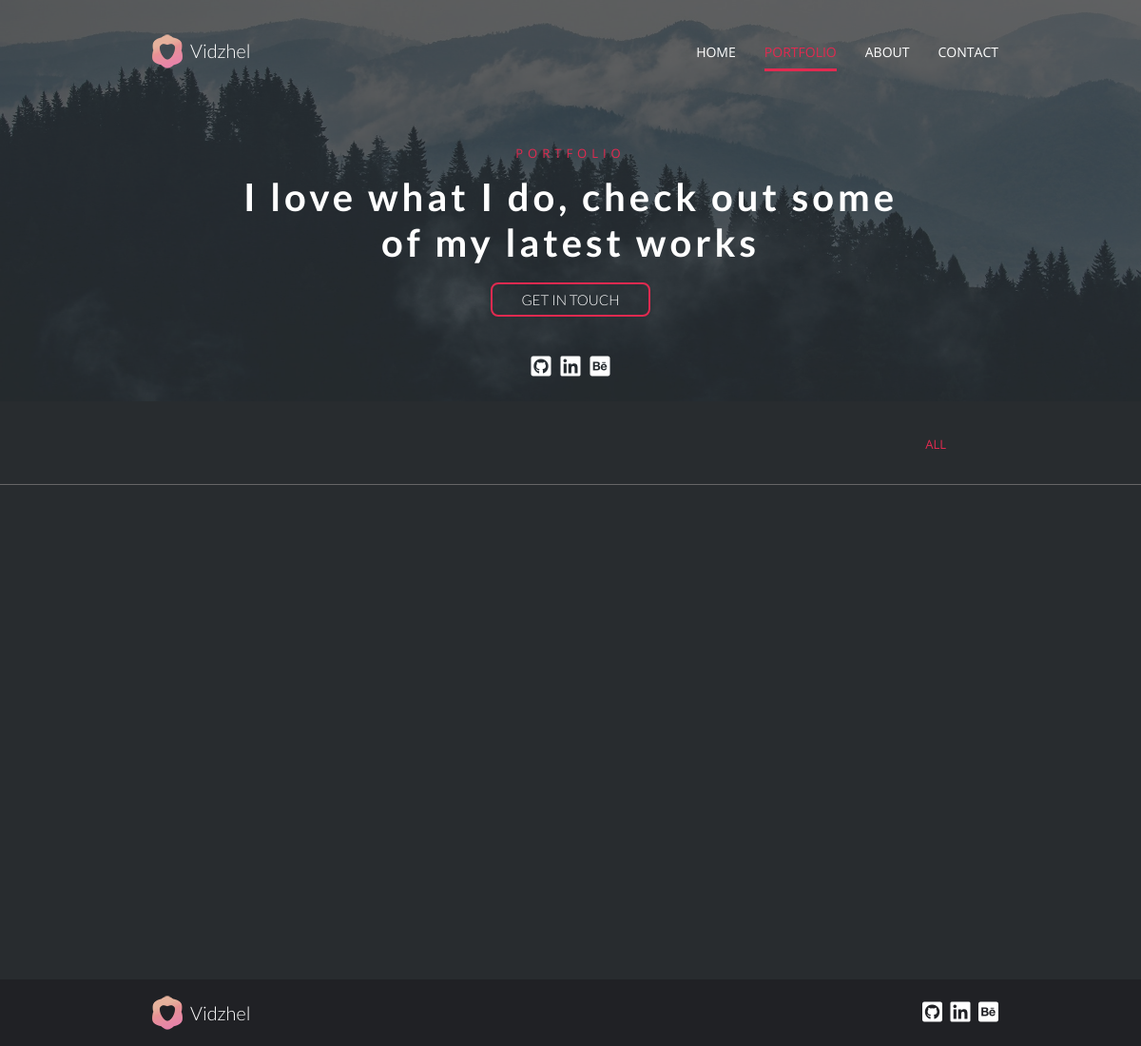
/portfolio/filtered?tags=Python, run on an earlier commit of the app's database.
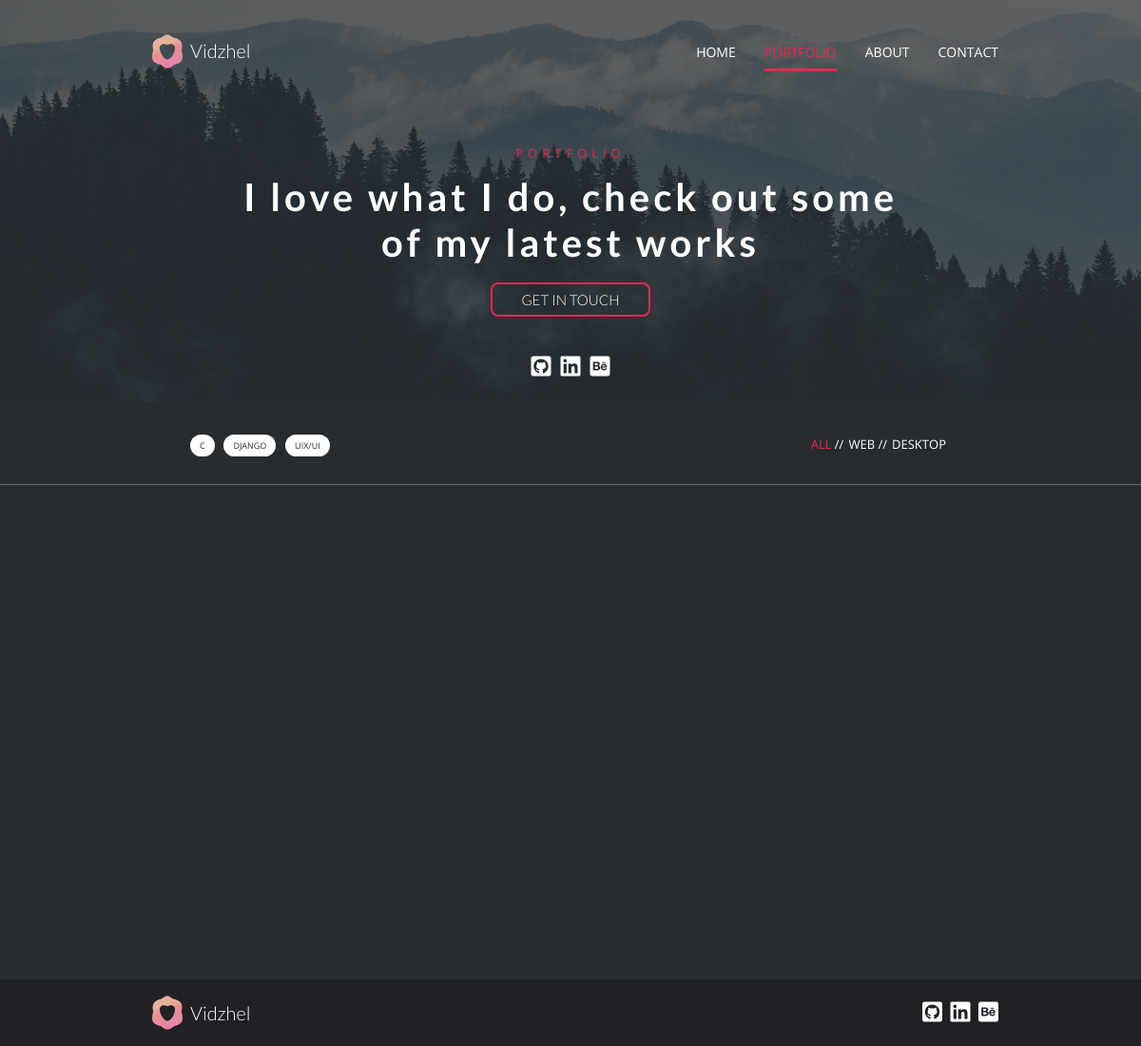
And on a later commit of the database.
### projects/models.py (models this page shows, shortened)
class Tag(models.Model):
    name = models.CharField(max_length=20)

class Category(models.Model):
    name = models.CharField(max_length=30)

### projects/views.py (the view, shortened to what this page needs)
# urls.py: path("portfolio/", include("projects.urls")),
def projects(request, filtered=""):
    if(filtered.lower() == "filtered" and request.GET):
        request.POST = request.GET
        filtered_data = filter_projects(request)
        filtered_projects = filtered_data[0]
        activated_tag = Tag.objects.filter(
            name__iexact="".join(filtered_data[1]))
        activated_category = Tag.objects.filter(
            name__iexact="".join(filtered_data[2]))
        categories = Category.objects.all()
        tags = Tag.objects.all()
        context = {
            "categories": categories,
            "activated_tag": activated_tag,
            "activated_category": activated_category,
            "tags": tags,
            "projects": filtered_projects,
            "projects_count": filtered_data[3]
        }
        return render(request, "projects/portfolio.html", context)

### projects/templates/projects/portfolio.html (shortened to what this page needs)
{% extends 'base.html' %}
{% load static %}
{% block fixed_nav %}
        <div class="nav_wrapper">
            <div class="fixed_nav">
                <div class="anim_inner outher_container">
                    <a class="logo_link" href="{% url 'home_page' %}">
                        <div class="logo">
                            <img src="{% static 'base/images/Logo.png' %}" alt="vidzhel_logo">
                            <span class="logo_text">Vidzhel</span>
                        </div>
                    </a>
                    <nav class="main_nav">
                        <ul class="list_container">
                            <div class="list">
                                <ul>
                                    <li><a href="{% url 'home_page' %}">HOME</a></li>
                                    <li class="active"><a href="{% url 'projects_list' %}">PORTFOLIO</a></li>
                                    <li><a href="{% url 'about' %}">ABOUT</a></li>
                                    <li><a href="{% url 'home_page' %}#get_in_touch">CONTACT</a></li>
                                </ul>
                            </div>
                        </ul>
                    </nav>
                </div>
            </div>
        </div>
{% endblock fixed_nav %}
{% block content %}
<div class="parallax-window" data-z-index="1" data-speed="0.2" data-parallax="scroll"
    data-image-src="{% static 'base/images/forest.jpg' %}">
    <header class="header">
        <div class="outher_container">
            <div class="section_heading">
                <h1>PORTFOLIO</h1>
                <h2>I love what I do, check out some
                    of my latest works
                </h2>
                <div class="button"><a href="{% url 'home_page' %}#get_in_touch">Get in touch</a></div>
            </div>
            <div class="social_media">
                <a target="_blank" rel="nofollow" href="https://github.com/Vidzhel" class="hoverable"><i
                        class="fab fa-github-square fa-lg"></i></a>
                <a target="_blank" rel="nofollow" href="https://www.linkedin.com/in/vidzhel/" class="hoverable"><i
                        class="fab fa-linkedin fa-lg"></i></a>
                <a target="_blank" rel="nofollow" href="https://www.behance.net/vidzhel" class="hoverable"><i class="fab fa-behance-square fa-lg"></i></a>
            </div>
        </div>
    </header>
</div>
<div class="section_nav">
    <div class="container">
        <div class="tags_list">
            {% for tag in tags %}
                <div class="tag {% if tag.name == activated_tag.0.name %}active{% endif %}" ><a>{{tag.name}}</a></div>
            {% endfor %}
        </div>
        <div class="categories">
            <ul>
                <li><a class="category active">All</a></li>
                {% for category in categories %}
                    <li><a class="category {% if category.name == activated_category.0.name %}active{% endif %}" >{{category.name}}</a></li>
                {% endfor %}
            </ul>
        </div>
    </div>
</div>
<section class="section" style="min-height: 380px">
</section>
{% endblock content %}
{% block styles %}
    <link rel="stylesheet" href="{% static 'base/styles/css/portfolio_page.min.css' %}">
{% endblock styles %}

What changed in the data, as far as the page shows it:
added Tag: name "C"
added Tag: name "DJANGO"
added Tag: name "UIX/UI"
added Category: name "WEB"
added Category: name "DESKTOP"
